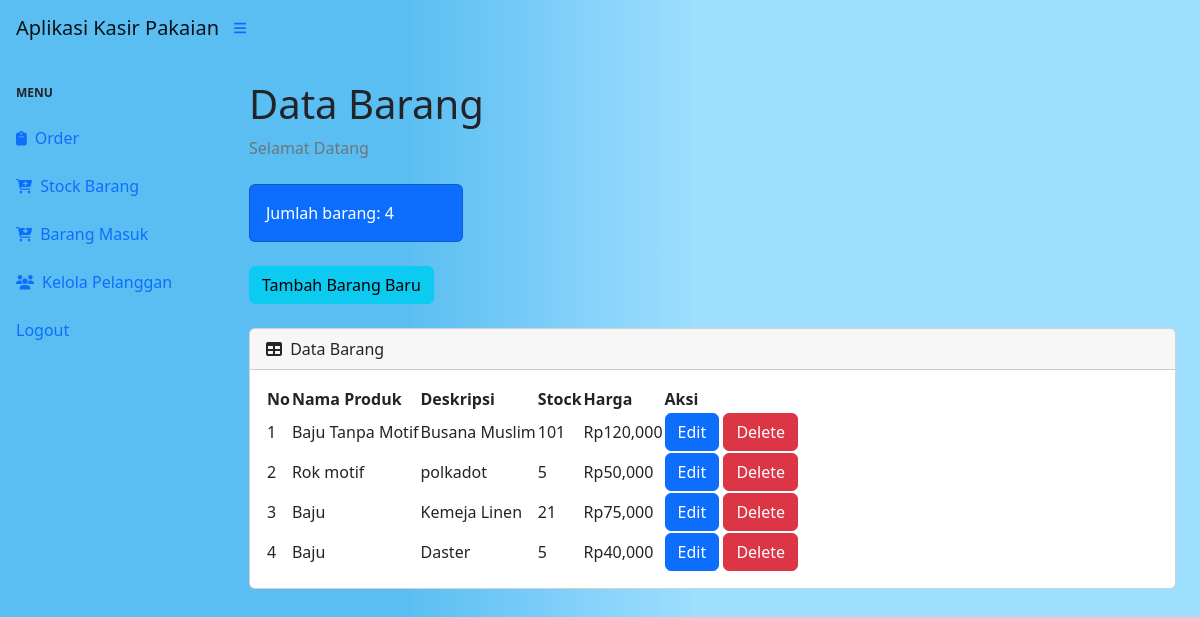
The app's page /stock.php (signed in) with its own data.
### tables this page shows
CREATE TABLE `produk` (
  `idproduk` int(11) NOT NULL,
  `namaproduk` varchar(20) NOT NULL,
  `deskripsi` varchar(30) NOT NULL,
  `harga` int(11) NOT NULL,
  `stock` int(11) NOT NULL
);

### stock.php (the view, shortened to what this page needs)
<?php
require 'ceklogin.php';
$h1 = mysqli_query($c, "select * from produk");
$h2 = mysqli_num_rows($h1);
?>
<!DOCTYPE html>
<html lang="en">
<head>
    <link href="https://cdn.jsdelivr.net/npm/simple-datatables@7.1.2/dist/style.min.css" rel="stylesheet" />
    <link href="css/styles.css" rel="stylesheet" />
</head>
<body class="" style="background: rgb(91,190,242);
     background: linear-gradient(90deg, rgba(91,190,242,1) 34%, rgba(158,222,255,1) 58%);">
    <body class="sb-nav-fixed">
        <nav class="sb-topnav navbar navbar-expand navbar-linear-gradient bg-linear-gradient">
            <a class="navbar-brand ps-3" href="index.php">Aplikasi Kasir Pakaian</a>
            <button class="btn btn-link btn-sm order-1 order-lg-0 me-4 me-lg-0" id="sidebarToggle" href="#!"><i class="fas fa-bars"></i></button>
        </nav>
        <div id="layoutSidenav">
            <div id="layoutSidenav_nav">
                <nav class="sb-sidenav accordion sb-sidenav-linear-gradient" id="sidenavAccordion">
                    <div class="sb-sidenav-menu">
                        <div class="nav">
                            <div class="sb-sidenav-menu-heading">Menu</div>
                            <a class="nav-link" href="index.php">
                                <div class="sb-nav-link-icon"><i class="fas fa-clipboard"></i></div>
                                Order
                            </a>
                            <a class="nav-link" href="stock.php">
                                <div class="sb-nav-link-icon"><i class="fas fa-cart-plus"></i></div>
                                Stock Barang
                            </a>
                            <a class="nav-link" href="masuk.php">
                                <div class="sb-nav-link-icon"><i class="fas fa-cart-arrow-down"></i></div>
                                Barang Masuk
                            </a>
                            <a class="nav-link" href="pelanggan.php">
                                <div class="sb-nav-link-icon"><i class="fas fa-users"></i></div>
                                Kelola Pelanggan
                            </a>
                            <a class="nav-link" href="logout.php">
                                Logout
                            </a>
                        </div>
                    </div>
                </nav>
            </div>
            <div id="layoutSidenav_content">
                <main>
                    <div class="container-fluid px-4">
                        <h1 class="mt-4">Data Barang</h1>
                        <ol class="breadcrumb mb-4">
                            <li class="breadcrumb-item active">Selamat Datang</li>
                        </ol>
                        <div class="row">
                            <div class="col-xl-3 col-md-6">
                                <div class="card bg-primary text-white mb-4">
                                    <div class="card-body">Jumlah barang: <?= $h2; ?></div>
                                </div>
                                <button type="button" class="btn btn-info mb-4" data-bs-toggle="modal" data-bs-target="#myModal">
                                    Tambah Barang Baru
                                </button>
                            </div>
                        </div>
                        <div class="card mb-4">
                            <div class="card-header">
                                <i class="fas fa-table me-1"></i>
                                Data Barang
                            </div>
                            <div class="card-body">
                                <table id="datatablesSimple">
                                    <thead>
                                        <tr>
                                            <th>No</th>
                                            <th>Nama Produk</th>
                                            <th>Deskripsi</th>
                                            <th>Stock</th>
                                            <th>Harga</th>
                                            <th>Aksi</th>
                                        </tr>
                                    </thead>
                                    <tbody>
                                        <?php
                                        $get = mysqli_query($c, "select * from produk");
                                        $i = 1;
                                        while ($p = mysqli_fetch_array($get)) {
                                            $namaproduk = $p['namaproduk'];
                                            $deskripsi = $p['deskripsi'];
                                            $stock = $p['stock'];
                                            $harga = $p['harga'];
                                            $idproduk = $p['idproduk'];
                                        ?>
                                            <tr>
                                                <td><?= $i++; ?></td>
                                                <td><?= $namaproduk; ?></td>
                                                <td><?= $deskripsi; ?></td>
                                                <td><?= $stock; ?></td>
                                                <td>Rp<?= number_format($harga); ?></td>
                                                <td>
                                                    <button type="button" class="btn btn-primary" data-bs-toggle="modal" data-bs-target="#edit<?= $idproduk; ?>">
                                                        Edit
                                                    </button>
                                                    <button type="button" class="btn btn-danger" data-bs-toggle="modal" data-bs-target="#delete<?= $idproduk; ?>">
                                                        Delete
                                                    </button>
                                                </td>
                                            </tr>
                                        <?php
                                        };
                                        ?>
                                    </tbody>
                                </table>
                            </div>
                        </div>
                    </div>
                </main>
            </div>
        </div>
    </body>
</html>

### records on screen
produk: namaproduk "Baju Tanpa Motif", deskripsi "Busana Muslim", stock "101", harga "120,000"
produk: namaproduk "Rok motif", deskripsi "polkadot", stock "5", harga "50,000"
produk: namaproduk "Baju", deskripsi "Kemeja Linen", stock "21", harga "75,000"
produk: namaproduk "Baju", deskripsi "Daster", stock "5", harga "40,000"

### other values on screen
$h2 "4"
